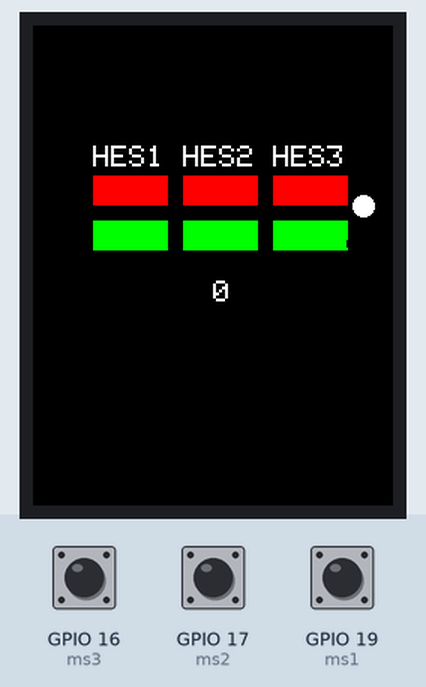
This sketch was run on a simulated ESP32. Parts: 240×320 colour display. Inputs (shaded band) come from the test bench; at power-on: GPIO 16 (ms3) HIGH, GPIO 17 (ms2) HIGH, GPIO 19 (ms1) HIGH.

Above: at 1.4 s.
1.5 s: GPIO 16 (ms3) pulled LOW for 0.15 s
At 3.0 s:
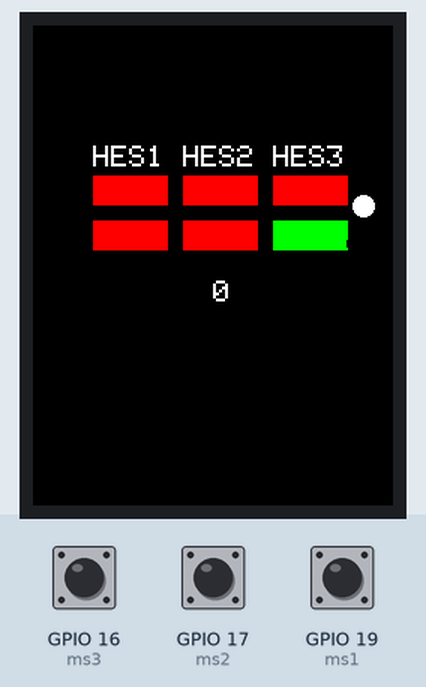
3.3 s: GPIO 17 (ms2) pulled LOW for 0.15 s
At 4.4 s:
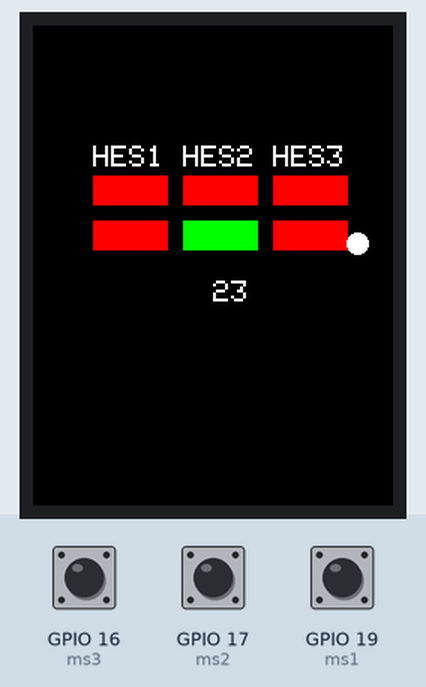
5.1 s: GPIO 19 (ms1) pulled LOW for 0.15 s
At 6.2 s:
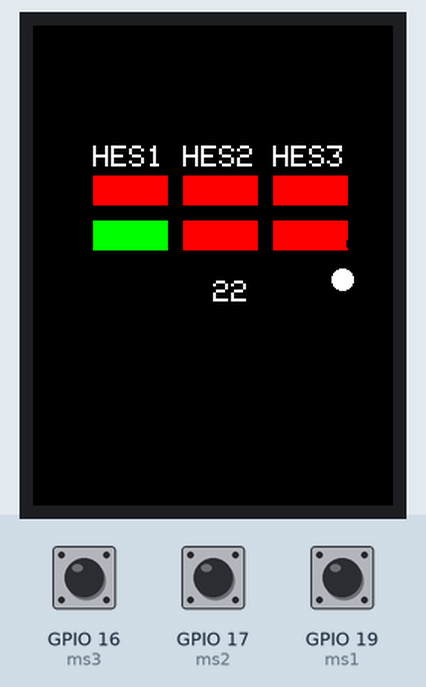
6.9 s: GPIO 16 (ms3) pulled LOW for 1 s
At 8.2 s:
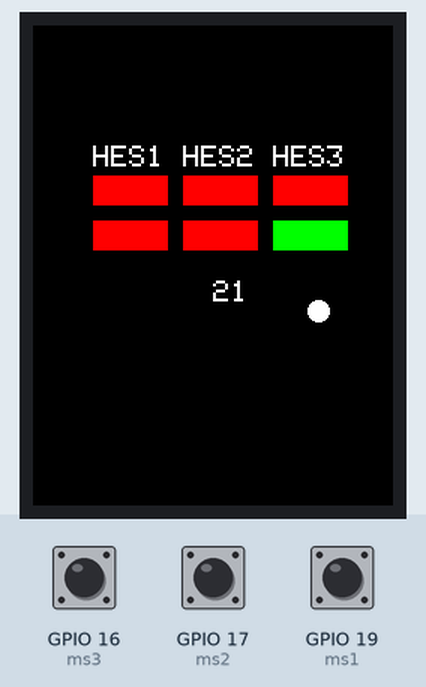
9.4 s: GPIO 17 (ms2) pulled LOW for 1 s
At 11.4 s:
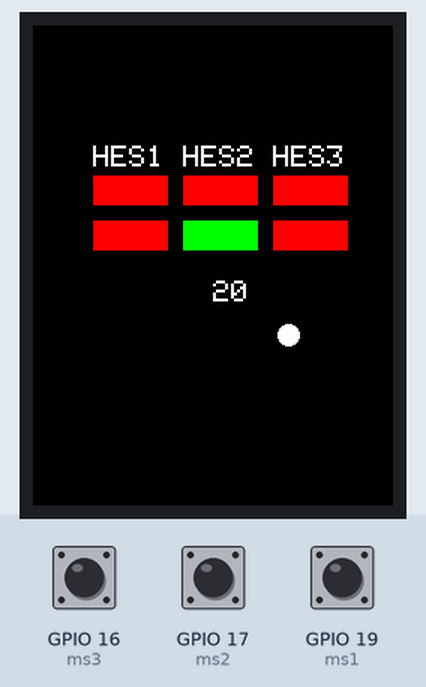
11.9 s: GPIO 19 (ms1) pulled LOW for 1 s
At 13.4 s:
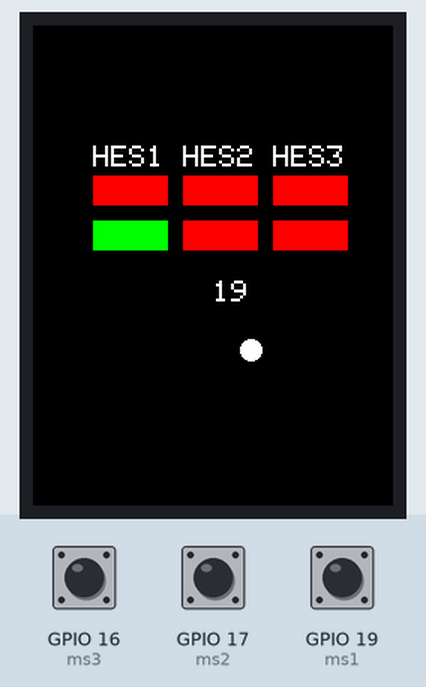
Timing chart, 0 to 14.9 s (numbered marks = the images above; inputs shaded):
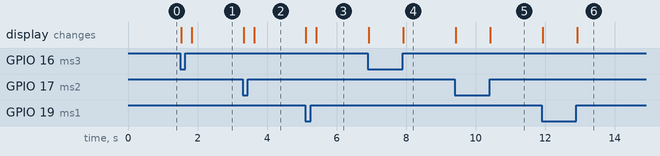

Measured:
- after the input at 1.5 s, the display: first changes at once (image 1 shows a later state)
- after the input at 3.3 s, the display: first changes at once (image 2 shows a later state)
- after the input at 5.1 s, the display: first changes at once (image 3 shows a later state)
- after the input at 6.9 s, the display: first changes at once (image 4 shows a later state)
- after the input at 9.4 s, the display: first changes at once (image 5 shows a later state)
- after the input at 11.9 s, the display: first changes at once (image 6 shows a later state)

The sketch:

Magnet_sensor_count_test.ino
```cpp
#include <TFT_eSPI.h>


int lastState1; //last state of hall effect sensor 1
int lastState2; //last state of hall effect sensor 2
int lastState3; //last state of hall effect sensor 3
int state1;//current state of hall effect sensor 1
int state2;//current state of hall effect sensor 2
int state3;//current state of hall effect sensor 3
int count;//current incrementation count

#define ms1 19 //hall effect sensor pins
#define ms2 17
#define ms3 16

#define centrey 120 //graphics are all based around the defined centre of the screen
#define centrex 120


TFT_eSPI tft;


void setup() {
  tft.begin();//start display
  tft.fillScreen(TFT_BLACK);//flush display


pinMode(ms1, INPUT_PULLUP);
pinMode(ms2, INPUT_PULLUP);
pinMode(ms3, INPUT_PULLUP);


tft.setTextSize(2);
tft.setCursor(centrex-20,centrey-40);
tft.print("HES2");
tft.setCursor(centrex-80,centrey-40);
tft.print("HES1");
tft.setCursor(centrex+40,centrey-40);
tft.print("HES3");
tft.fillRect(centrex-20,centrey-20,50,20,TFT_RED);//set the indicators to red
tft.fillRect(centrex-80,centrey-20,50,20,TFT_RED);
tft.fillRect(centrex+40,centrey-20,50,20,TFT_RED);
tft.fillRect(centrex-20,centrey+10,50,20,TFT_RED);
tft.fillRect(centrex-80,centrey+10,50,20,TFT_RED);
tft.fillRect(centrex+40,centrey+10,50,20,TFT_RED);
}

void loop() {

state1 = digitalRead(ms1)  ;//read the state of the hall effect sensor
state2 = digitalRead(ms2)  ;
state3 = digitalRead(ms3)  ;


drawIndicators();//draw the graphical indicatosr for the statre of the hall effect sensors
check();//check if the state of the sensors have changed and apply the changes to the count variable

if(count>=24){//reset the count back to 0 when it reaches the end
  count = 0;
}
if(count<=-1){
  count = 23;
}

//print the count
tft.setCursor(centrex,centrey+50);
tft.setTextColor(TFT_WHITE,TFT_BLACK);
tft.fillRect(centrex,centrey+50,50,20,TFT_BLACK);
tft.print(count);

drawSelector(15 * count, 100, 5);//draw the white dot around the outside to show the count visually
clearSelector(15 * count, 100, 5, 15); //clear the dots
}

void drawSelector(int angle, int radius, int iconRadius)//draws TFT_white ring around current item
{
    int x;
    int y;
    float radian = angle * 0.0174533;
    radian = -radian;
    y = radius * sin(radian);
    x = radius * cos(radian);
    y = y + centrey;
    x = x + centrex;
    tft.fillCircle(x, y, iconRadius + 2, TFT_WHITE);
}

void clearSelector(int angle, int radius, int iconRadius, int oAngle)//removes last drawn selector
{
    int x;
    int y;
    float radian = (angle - oAngle) * 0.0174533;
    radian = -radian;
    y = radius * sin(radian);
    x = radius * cos(radian);
    y = y + centrey;
    x = x + centrex;
    tft.fillCircle(x, y, iconRadius + 2, TFT_BLACK);
    radian = (angle + oAngle) * 0.0174533;
    radian = -radian;
    y = radius * sin(radian);
    x = radius * cos(radian);
    y = y + centrey;
    x = x + centrex;
    tft.fillCircle(x, y, iconRadius + 2, TFT_BLACK);
}


void check(){
if (state1 == 0){
  if (lastState2 == 0){
  count--;
  lastState2 = 1;
  lastState1 = 0;

  }
  if (lastState3 == 0){
  count++;
  lastState3 = 1;
  lastState1 = 0;

  }
}
if (state2 == 0){
  if (lastState1 == 0){
  count++;
  lastState1 = 1;
  lastState2 = 0;

  }
  if (lastState3 == 0){
  count--;
  lastState3 = 1;
  lastState2 = 0;

  }
}
if (state3 == 0){
  if (lastState1 == 0){
  count--;
  lastState1 = 1;
  lastState3 = 0;

  }
  if (lastState2 == 0){
  count++;
  lastState2 = 1;
  lastState3 = 0;

  }
}

}

void drawIndicators(){
if (state2 == 0){
tft.fillRect(centrex-20,centrey-20,50,20,TFT_GREEN);
}else{
tft.fillRect(centrex-20,centrey-20,50,20,TFT_RED);
}

if(state1==0){
  tft.fillRect(centrex-80,centrey-20,50,20,TFT_GREEN);
}else{
  tft.fillRect(centrex-80,centrey-20,50,20,TFT_RED);
}

if(state3==0){
 tft.fillRect(centrex+40,centrey-20,50,20,TFT_GREEN);
}else{
  tft.fillRect(centrex+40,centrey-20,50,20,TFT_RED);
}
if (lastState2 == 0){
tft.fillRect(centrex-20,centrey+10,50,20,TFT_GREEN);
}else{
tft.fillRect(centrex-20,centrey+10,50,20,TFT_RED);
}

if(lastState1==0){
  tft.fillRect(centrex-80,centrey+10,50,20,TFT_GREEN);
}else{
  tft.fillRect(centrex-80,centrey+10,50,20,TFT_RED);
}

if(lastState3==0){
 tft.fillRect(centrex+40,centrey+10,50,20,TFT_GREEN);
}else{
  tft.fillRect(centrex+40,centrey+10,50,20,TFT_RED);
}

}
```
